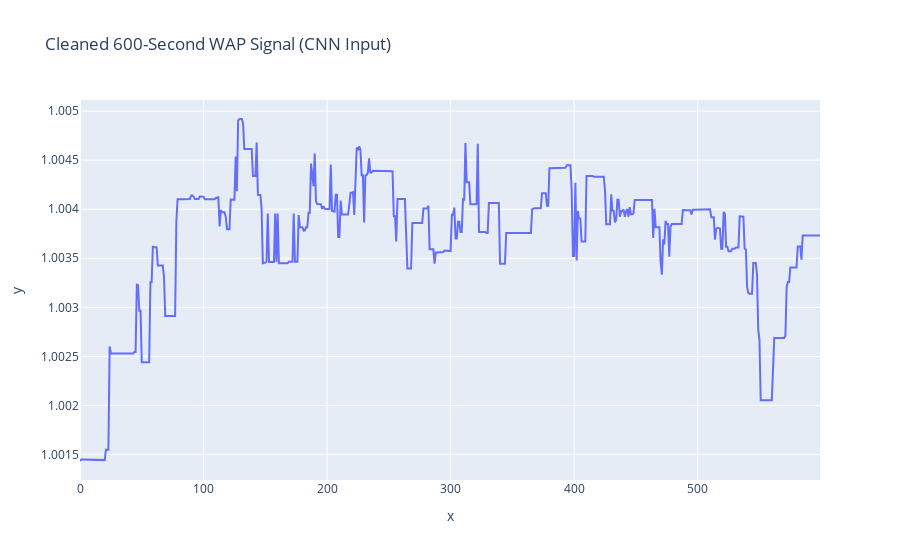

Notebook cell for this chart:
### Code cell
# ==========================================
# 4. TENSOR PREPROCESSING (The Heavy Lifting)
# ==========================================

def preprocess_book_data(df_book, time_id):
    """
    Converts raw order book data for a SINGLE time_id into a fixed (600, 2) tensor.
    Channels: [WAP, Log Return]
    """
    # 1. Filter for the specific 10-minute window
    df_window = df_book[df_book['time_id'] == time_id].copy()
    
    # 2. Create a full index of 600 seconds (0 to 599)
    # This ensures every second exists, even if no trades happened
    full_seconds = pd.DataFrame({'seconds_in_bucket': range(600)})
    df_window = full_seconds.merge(df_window, on='seconds_in_bucket', how='left')
    
    # 3. Forward Fill (The "Last Known Price" logic)
    # If no trade happens at second 5, the price is the same as second 4.
    df_window = df_window.ffill().bfill() # bfill handles the edge case of missing sec 0
    
    # 4. Calculate Features on the clean grid
    df_window['wap'] = calculate_wap(df_window)
    df_window['log_return'] = log_return(df_window['wap'])
    
    # 5. Handle NaNs created by log_return (first element)
    df_window = df_window.fillna(0)
    
    # Return as a simple NumPy matrix (600 rows, 2 columns)
    return df_window[['wap', 'log_return']].values

# ==========================================
# TEST THE FACTORY
# ==========================================
# Let's try to convert that sample_time_id we found earlier
tensor = preprocess_book_data(df_book, sample_time_id)

print(f"✅ Tensor Shape: {tensor.shape}")
print("First 5 seconds of 'Image':")
print(tensor[:5])

# Visualize the "Clean" input
fig = px.line(x=range(600), y=tensor[:, 0], title="Cleaned 600-Second WAP Signal (CNN Input)")
fig.show()

### Figure 1 — Plotly figure (JSON) as saved in the notebook; plotly's stock layout.template omitted (floating-point values rounded to 4 significant figures; data arrays with more than 128 entries replaced by an {"elided": "..."} marker saying what was removed)
{"data": [{"hovertemplate": "x=%{x}<br>y=%{y}<extra></extra>", "legendgroup": "", "line": {"color": "#636efa", "dash": "solid"}, "marker": {"symbol": "circle"}, "mode": "lines", "name": "", "orientation": "v", "showlegend": false, "type": "scatter", "x": {"elided": "600 int values"}, "xaxis": "x", "y": {"elided": "600 float values"}, "yaxis": "y"}], "layout": {"legend": {"tracegroupgap": 0}, "title": {"text": "Cleaned 600-Second WAP Signal (CNN Input)"}, "xaxis": {"anchor": "y", "domain": [0, 1], "title": {"text": "x"}}, "yaxis": {"anchor": "x", "domain": [0, 1], "title": {"text": "y"}}}}
